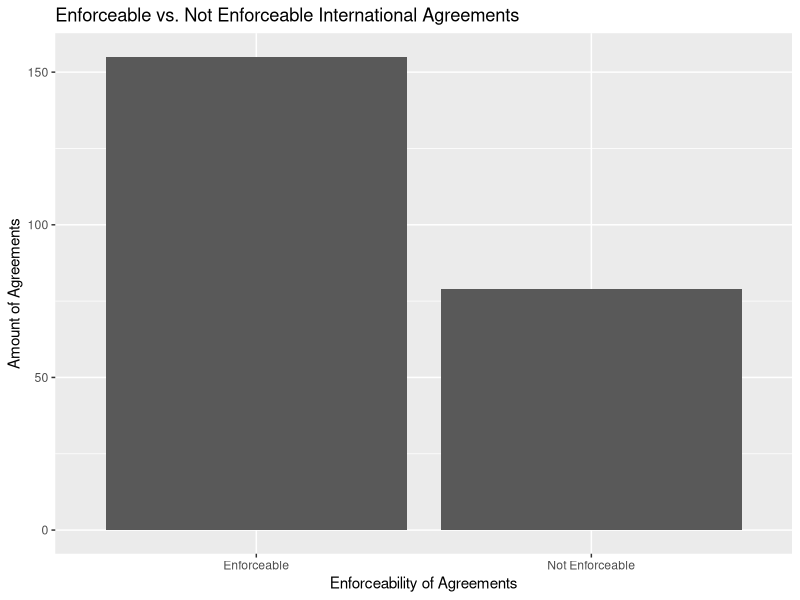
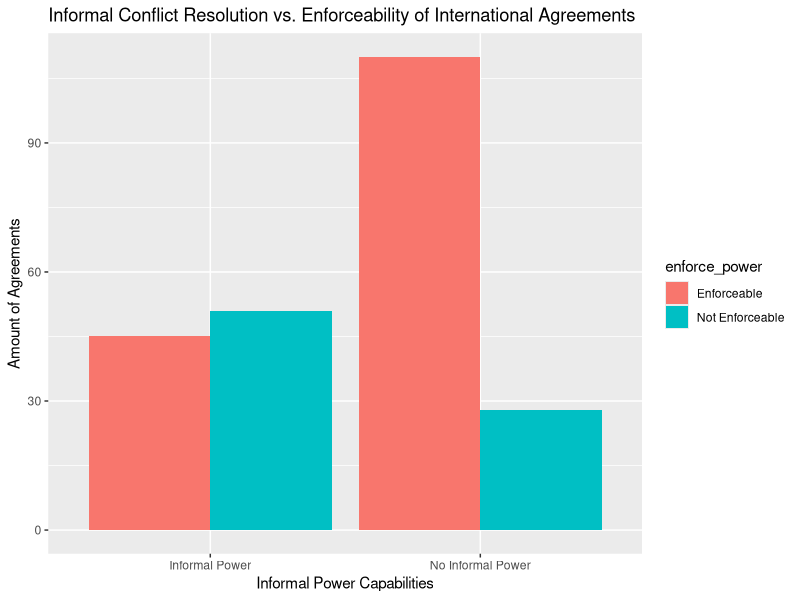

Write R code to recreate these figures, in order.
## ---- chunk 1
#Options
options(
  scipen = 9,
  width = 100)
knitr::opts_chunk$set(
  echo = FALSE,
  message = FALSE,
  warning = FALSE,
  fig.align = "center")

library(readr)
library(dplyr)
library(tidyverse)

data_rep_ch7 <- read_csv("data_rep_ch7.csv")
## ---- chunk 2


informal_vs_enforce <- data_rep_ch7 |>
  group_by(info, enforce) |>
  summarise(n = n())


informal_vs_enforce <- informal_vs_enforce |>
  mutate(informal_power = if_else(info==1, "Informal Power", "No Informal Power"),
         enforce_power = if_else(enforce==1, "Not Enforceable", "Enforceable"))

enforceability <- data_rep_ch7 |>
  group_by(enforce) |>
  summarise(n = n())

enforceability <- enforceability |>
  mutate(enforce_new = if_else(enforce==1, "Not Enforceable", "Enforceable"))

enforce_barplot <- enforceability |>
  ggplot(aes(x = enforce_new,
             y = n)) + 
  geom_bar(position = "dodge", stat = "identity") +
  labs(title = "Enforceable vs. Not Enforceable International Agreements",
       x = "Enforceability of Agreements",
       y = "Amount of Agreements")
enforce_barplot
## ---- chunk 3
informal_vs_enforce_barplot <- informal_vs_enforce |>
  ggplot(aes(fill= enforce_power,
             y = n,
             x=informal_power)) + geom_bar(position = "dodge", stat = "identity") +
  labs(title = "Informal Conflict Resolution vs. Enforceability of International Agreements",
       x = "Informal Power Capabilities", y = "Amount of Agreements")
informal_vs_enforce_barplot

## ---- chunk 4
enforceable_informal_regression <- lm(enforce ~ info, data = data_rep_ch7)
summary(enforceable_informal_regression)$coefficients |>
  knitr::kable(digits = 2)
